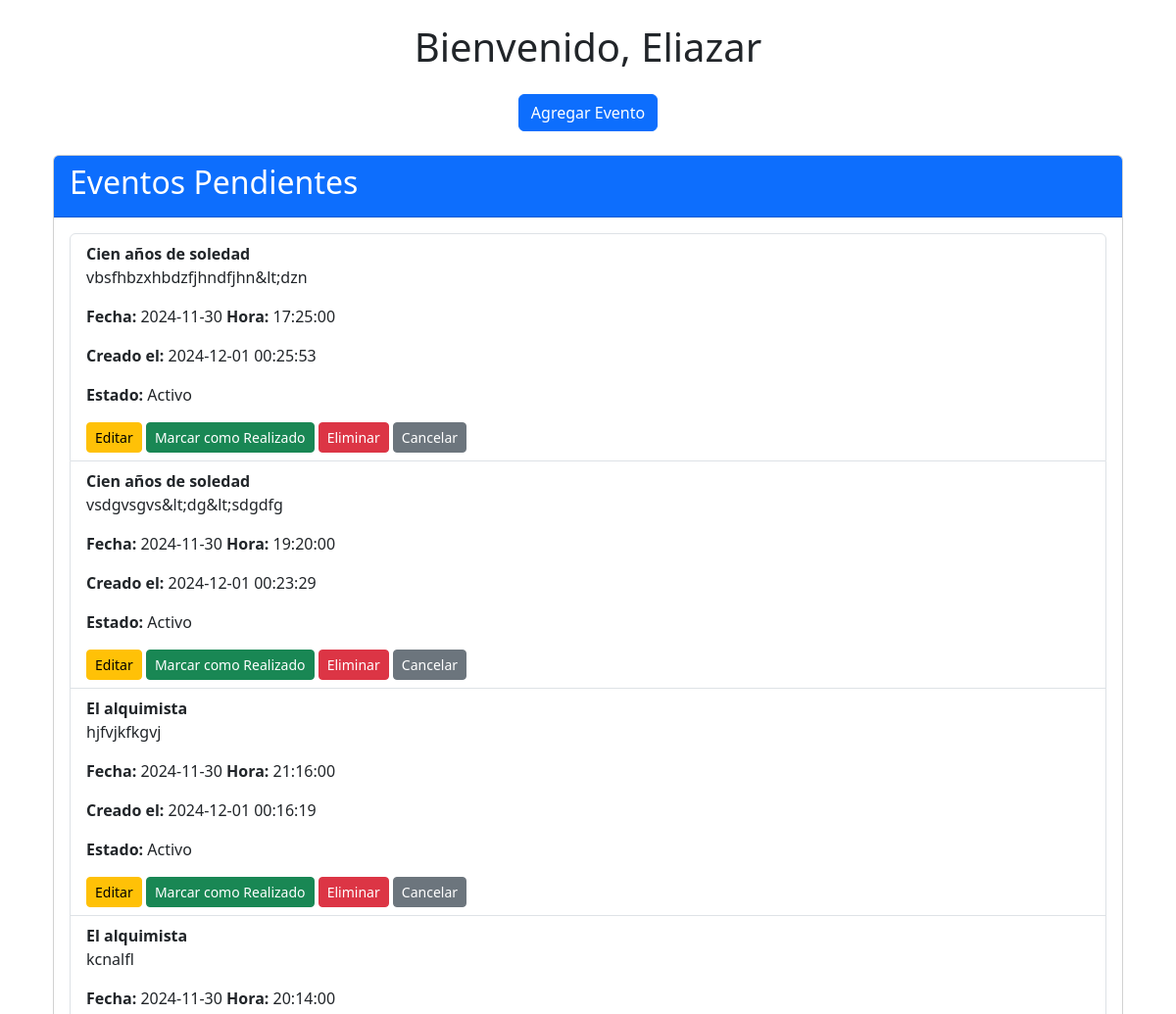
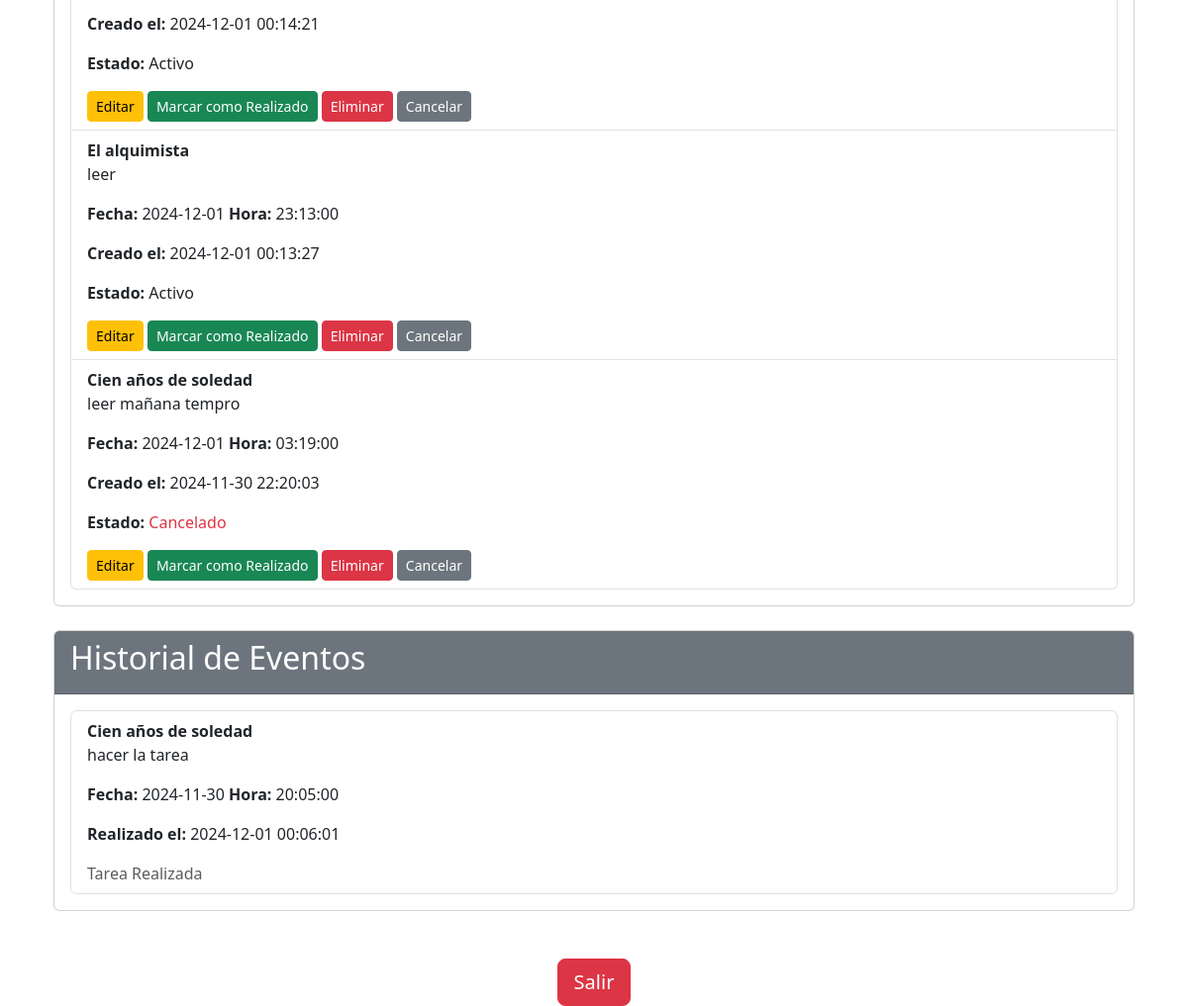
/panel.php (signed in), run on the app's committed database (2 pictures, top to bottom).
### tables this page shows
CREATE TABLE `eventos` (
  `id` int(11) NOT NULL,
  `titulo` varchar(200) NOT NULL,
  `descripcion` text DEFAULT NULL,
  `fecha` date NOT NULL,
  `hora` time NOT NULL,
  `usuario_id` int(11) NOT NULL,
  `fecha_creacion` timestamp NOT NULL DEFAULT current_timestamp(),
  `estado` enum('Activo','Vencido','Cancelado') DEFAULT 'Activo',
  `realizado` tinyint(1) DEFAULT 0
);

### panel.php (the view, shortened to what this page needs)
<?php
require_once('conexion.php');
$nombreUsuario = $_SESSION['usuarios'];
$usuarioId = $_SESSION['usuario_id'];
function obtenerEventos($usuarioId) {
    global $conexion;
    $query = "SELECT * FROM eventos WHERE usuario_id = ? AND realizado = 0 ORDER BY fecha_creacion DESC";
    $stmt = $conexion->prepare($query);
    $stmt->bind_param('i', $usuarioId);
    if (!$stmt->execute()) {
        manejarErrorBaseDatos($stmt, $conexion, "No se pudieron cargar los eventos");
        return [];
    }
    $result = $stmt->get_result();
    $eventos = $result->fetch_all(MYSQLI_ASSOC);
    return $eventos;
}
function obtenerEventosRealizados($usuarioId) {
    global $conexion;
    $query = "SELECT * FROM eventos WHERE usuario_id = ? AND realizado = 1 ORDER BY fecha_creacion DESC";
    $stmt = $conexion->prepare($query);
    $stmt->bind_param('i', $usuarioId);
    if (!$stmt->execute()) {
        manejarErrorBaseDatos($stmt, $conexion, "No se pudieron cargar los eventos realizados");
        return [];
    }
    $result = $stmt->get_result();
    $eventos = $result->fetch_all(MYSQLI_ASSOC);
    return $eventos;
}
$eventos = obtenerEventos($usuarioId);
$eventosRealizados = obtenerEventosRealizados($usuarioId);
?>
<!DOCTYPE html>
<html lang="es">
<head>
    <link href="https://cdn.jsdelivr.net/npm/bootstrap@5.3.2/dist/css/bootstrap.min.css" rel="stylesheet">
    <link href="https://cdnjs.cloudflare.com/ajax/libs/font-awesome/6.0.0-beta3/css/all.min.css" rel="stylesheet">
</head>
<body>
    <div class="container p-4">
        <div class="text-center mb-4">
            <h1>Bienvenido, <?php echo htmlspecialchars($nombreUsuario); ?></h1>
        </div>
        <div class="text-center mb-4">
            <a href="eventos.php" class="btn btn-primary">Agregar Evento</a>
        </div>
        <div class="card">
            <div class="card-header bg-primary text-white">
                <h2>Eventos Pendientes</h2>
            </div>
            <div class="card-body">
                <?php if (isset($eventos) && is_array($eventos) && count($eventos) > 0): ?>
                    <ul class="list-group">
                        <?php foreach ($eventos as $evento): ?>
                            <li class="list-group-item">
                                <strong><?php echo htmlspecialchars($evento['titulo']); ?></strong>
                                <p><?php echo htmlspecialchars($evento['descripcion']); ?></p>
                                <p><strong>Fecha:</strong> <?php echo htmlspecialchars($evento['fecha']); ?>
                                    <strong>Hora:</strong> <?php echo htmlspecialchars($evento['hora']); ?></p>
                                <p><strong>Creado el:</strong> <?php echo htmlspecialchars($evento['fecha_creacion']); ?></p>
                                <p><strong>Estado:</strong>
                                    <?php
                                    if ($evento['estado'] == 'Cancelado') {
                                        echo '<span class="text-danger">Cancelado</span>';
                                    } else {
                                        echo htmlspecialchars($evento['estado']);
                                    }
                                    ?>
                                </p>
                                <a href="editar.php?id=<?php echo $evento['id']; ?>" class="btn btn-warning btn-sm">Editar</a>
                                <a href="panel.php?realizado=<?php echo $evento['id']; ?>" class="btn btn-success btn-sm">Marcar como Realizado</a>
                                <a href="panel.php?eliminar=<?php echo $evento['id']; ?>" class="btn btn-danger btn-sm" onclick="return confirm('¿Estás seguro de eliminar este evento?')">Eliminar</a>
                                <a href="panel.php?cancelar=<?php echo $evento['id']; ?>" class="btn btn-secondary btn-sm" onclick="return confirm('¿Estás seguro de cancelar este evento?')">Cancelar</a>
                            </li>
                        <?php endforeach; ?>
                    </ul>
                <?php else: ?>
                    <p>No tienes eventos pendientes.</p>
                <?php endif; ?>
            </div>
        </div>
        <div class="card mt-4">
            <div class="card-header bg-secondary text-white">
                <h2>Historial de Eventos</h2>
            </div>
            <div class="card-body">
                <?php if (isset($eventosRealizados) && is_array($eventosRealizados) && count($eventosRealizados) > 0): ?>
                    <ul class="list-group">
                        <?php foreach ($eventosRealizados as $evento): ?>
                            <li class="list-group-item">
                                <strong><?php echo htmlspecialchars($evento['titulo']); ?></strong>
                                <p><?php echo htmlspecialchars($evento['descripcion']); ?></p>
                                <p><strong>Fecha:</strong> <?php echo htmlspecialchars($evento['fecha']); ?>
                                    <strong>Hora:</strong> <?php echo htmlspecialchars($evento['hora']); ?></p>
                                <p><strong>Realizado el:</strong> <?php echo htmlspecialchars($evento['fecha_creacion']); ?></p>
                                <span class="text-muted">Tarea Realizada</span>
                            </li>
                        <?php endforeach; ?>
                    </ul>
                <?php else: ?>
                    <p>No tienes eventos realizados.</p>
                <?php endif; ?>
            </div>
        </div>
    </div>
<div class="text-center mt-4">
    <a href="logout.php" class="btn btn-danger btn-lg">Salir</a>
</div>
</body>
</html>

### data on the page
eventos: titulo "Cien años de soledad", descripcion "vbsfhbzxhbdzfjhndfjhn&lt;dzn", fecha "2024-11-30", hora "17:25:00", fecha_creacion "2024-12-01 00:25:53", estado "Activo"
eventos: titulo "Cien años de soledad", descripcion "vsdgvsgvs&lt;dg&lt;sdgdfg", fecha "2024-11-30", hora "19:20:00", fecha_creacion "2024-12-01 00:23:29", estado "Activo"
eventos: titulo "El alquimista", descripcion "hjfvjkfkgvj", fecha "2024-11-30", hora "21:16:00", fecha_creacion "2024-12-01 00:16:19", estado "Activo"
eventos: titulo "El alquimista", descripcion "kcnalfl", fecha "2024-11-30", hora "20:14:00", fecha_creacion "2024-12-01 00:14:21", estado "Activo"
eventos: titulo "El alquimista", descripcion "leer", fecha "2024-12-01", hora "23:13:00", fecha_creacion "2024-12-01 00:13:27", estado "Activo"
eventos: titulo "Cien años de soledad", descripcion "leer mañana tempro", fecha "2024-12-01", hora "03:19:00", fecha_creacion "2024-11-30 22:20:03", estado "Cancelado"
eventos: titulo "Cien años de soledad", descripcion "hacer la tarea", fecha "2024-11-30", hora "20:05:00", fecha_creacion "2024-12-01 00:06:01"

### other printed values
$nombreUsuario "Eliazar"
